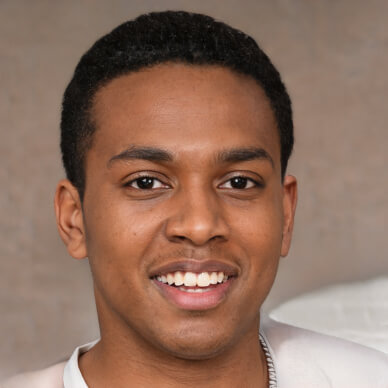
#> input picture testpictures/alltimetester.jpg, 388 x 388 px, found by its file name
$ python facial_recognition.py
#> lines starting #> are read from the running program, lines starting #| are printed output that depends on the picture; after the words box and inside, x2 and y2 are one past the last pixel; in counts of white or black regions, pixels touching at a corner belong together
import cv2
import matplotlib.pyplot as plt

# read in the image
imagePath = 'testpictures/alltimetester.jpg'

img = cv2.imread(imagePath)
#> img is the input picture: shape (388, 388, 3); mean B, G, R 95.9, 112.3, 144.7

gray_img = cv2.cvtColor(img, cv2.COLOR_BGR2GRAY)
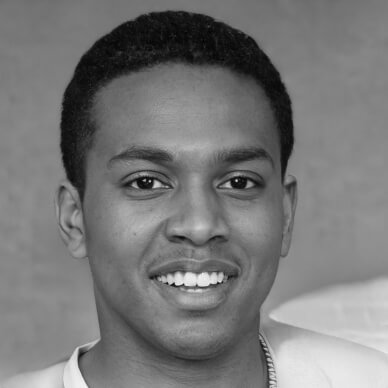
#> gray_img: shape (388, 388); min 0, max 247, mean 120.1

# face detection
face_classifier = cv2.CascadeClassifier(cv2.data.haarcascades + "haarcascade_frontalface_default.xml")

face = face_classifier.detectMultiScale(
    gray_img, scaleFactor=1.1, minNeighbors=5, minSize=(40, 40)
)
#> face = [[67, 81, 249, 249]]

for (x, y, w, h) in face:
    cv2.rectangle(img, (x, y), (x + w, y + h), (0, 255, 0), 4)
#> this loop made 1 pass
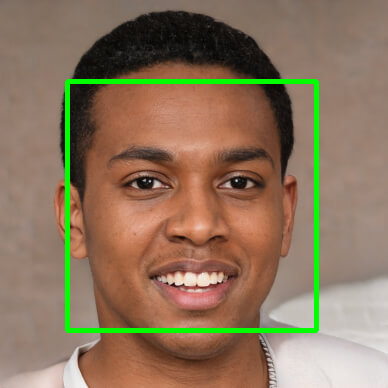
#> img: shape (388, 388, 3); 3.3% of pixels changed, all inside (x1, y1, x2, y2) = (65, 79, 319, 333)

img_rgb = cv2.cvtColor(img, cv2.COLOR_BGR2RGB)

# face features recognision
eye_cascade = cv2.CascadeClassifier(cv2.data.haarcascades + "haarcascade_eye.xml")

for (x, y, w, h) in face:
    face_roi = img[y:y+h, x:x+w]
    gray_face_roi = gray_img[y:y+h, x:x+w]

    eyes = eye_cascade.detectMultiScale(gray_face_roi)
    for (ex, ey, ew, eh) in eyes:
        cv2.rectangle(face_roi, (ex, ey), (ex + ew, ey + eh), (0, 255, 0), 2)
#> this loop made 1 pass
#> (x, y, w, h, eyes) on pass 1: (67, 81, 249, 249, [[48, 73, 57, 57], [141, 73, 59, 59]])
#> pass 1, `face_roi = img[y:y+h, x:x+w]`:
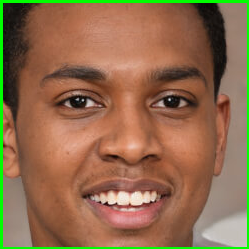
#> face_roi: shape (249, 249, 3); mean B, G, R 77.2, 108.5, 144.1
#> pass 1, `gray_face_roi = gray_img[y:y+h, x:x+w]`:
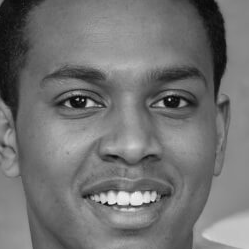
#> gray_face_roi: shape (249, 249); min 2, max 243, mean 113.9
#> after the loop:
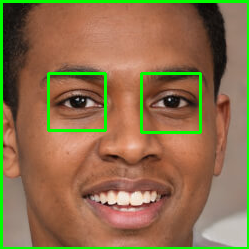
#> face_roi: shape (249, 249, 3); 2.23% of pixels changed, all inside (x1, y1, x2, y2) = (47, 72, 202, 134)

# Show the image with detected features
cv2.imshow('Facial Features Detection', img)
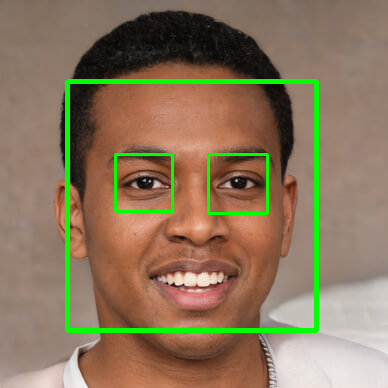
#> window 'Facial Features Detection': shape (388, 388, 3); mean B, G, R 92.3, 118.8, 138.9
cv2.waitKey(0)
cv2.destroyAllWindows()


# [4 lines of commented-out code are left out]
